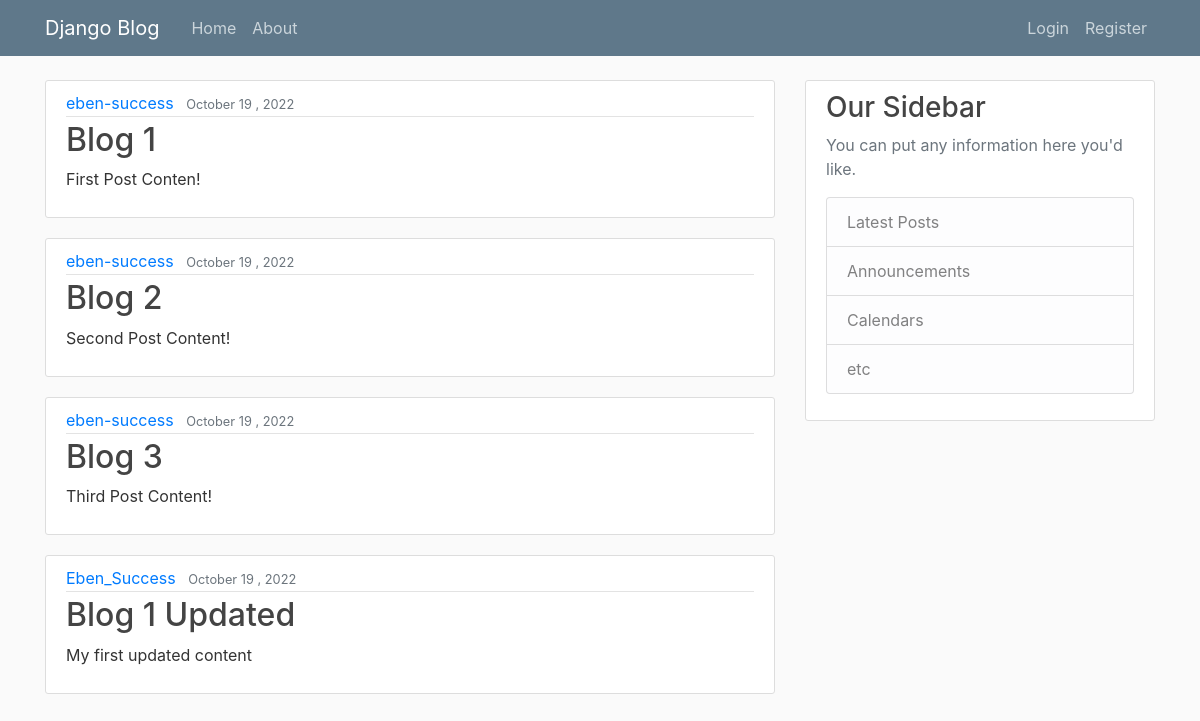
The page / on the database its author committed.
### blog/models.py (models this page shows, shortened)
class Post(models.Model):
    title = models.CharField(max_length=100)
    content = models.TextField()
    date_posted = models.DateTimeField(default=timezone.now)
    author = models.ForeignKey(User, on_delete=models.CASCADE)

### blog/views.py (the view)
# urls.py: path('', views.home, name='blog-home'),
def home(request):
    context = {
    'posts': Post.objects.all()
    }
    return render(request, 'blog/home.html', context)

### blog/templates/blog/home.html
{% extends "blog/base.html"%}
{% block content %}
    {% for post in posts %}
<article class="media content-section">
    <div class="media-body">
        <div class="article-metadata">
            <a class="mr-2" href="#">{{ post.author }}</a>
            <small class="text-muted">{{ post.date_posted | date:"F d , Y" }}</small>
        </div>
        <h2><a class="article-title" href="#">{{ post.title }}</a></h2>
        <p class="article-content">{{ post.content }}</p>
    </div>
</article>
    {% endfor %}
{% endblock content %}

### blog/static/blog/main.css (style rules this page uses)
body { background: #fafafa; color: #333333; margin-top: 5rem; }
h1, h2, h3, h4, h5, h6 { color: #444444; }
.content-section { background: #ffffff; padding: 10px 20px; border: 1px solid #dddddd; border-radius: 3px; margin-bottom: 20px; }
.article-title { color: #444444; }
.article-content { white-space: pre-line; }
.article-metadata { padding-bottom: 1px; margin-bottom: 4px; border-bottom: 1px solid #e3e3e3 }

### rows shown on the page
Post: author "eben-success", date_posted "October 19 , 2022", title "Blog 1", content "First Post Conten!"
Post: author "eben-success", date_posted "October 19 , 2022", title "Blog 2", content "Second Post Content!"
Post: author "eben-success", date_posted "October 19 , 2022", title "Blog 3", content "Third Post Content!"
Post: author "Eben_Success", date_posted "October 19 , 2022", title "Blog 1 Updated", content "My first updated content"
